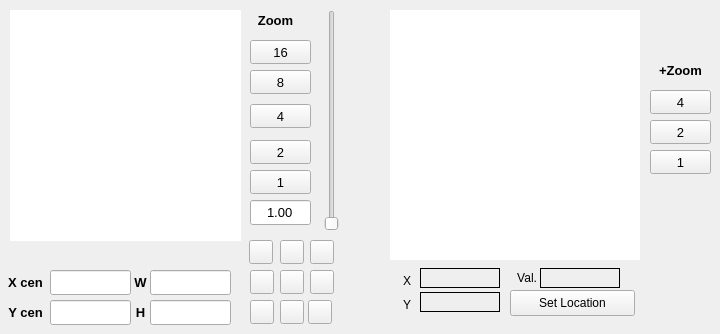
   <widget class="QWidget" name="tabView">
    <attribute name="title">
     <string>View</string>
    </attribute>
    <widget class="QLabel" name="TextPixelVal">
     <property name="geometry">
      <rect>
       <x>540</x>
       <y>268</y>
       <width>80</width>
       <height>20</height>
      </rect>
     </property>
     <property name="palette">
      <palette>
       <active>
        <colorrole role="Button">
         <brush brushstyle="SolidPattern">
          <color alpha="255">
           <red>255</red>
           <green>255</green>
           <blue>255</blue>
          </color>
         </brush>
        </colorrole>
        <colorrole role="Base">
         <brush brushstyle="SolidPattern">
          <color alpha="255">
           <red>255</red>
           <green>255</green>
           <blue>255</blue>
          </color>
         </brush>
        </colorrole>
        <colorrole role="Window">
         <brush brushstyle="SolidPattern">
          <color alpha="255">
           <red>255</red>
           <green>255</green>
           <blue>255</blue>
          </color>
         </brush>
        </colorrole>
       </active>
       <inactive>
        <colorrole role="Button">
         <brush brushstyle="SolidPattern">
          <color alpha="255">
           <red>255</red>
           <green>255</green>
           <blue>255</blue>
          </color>
         </brush>
        </colorrole>
        <colorrole role="Base">
         <brush brushstyle="SolidPattern">
          <color alpha="255">
           <red>255</red>
           <green>255</green>
           <blue>255</blue>
          </color>
         </brush>
        </colorrole>
        <colorrole role="Window">
         <brush brushstyle="SolidPattern">
          <color alpha="255">
           <red>255</red>
           <green>255</green>
           <blue>255</blue>
          </color>
         </brush>
        </colorrole>
       </inactive>
       <disabled>
        <colorrole role="Button">
         <brush brushstyle="SolidPattern">
          <color alpha="255">
           <red>255</red>
           <green>255</green>
           <blue>255</blue>
          </color>
         </brush>
        </colorrole>
        <colorrole role="Base">
         <brush brushstyle="SolidPattern">
          <color alpha="255">
           <red>255</red>
           <green>255</green>
           <blue>255</blue>
          </color>
         </brush>
        </colorrole>
        <colorrole role="Window">
         <brush brushstyle="SolidPattern">
          <color alpha="255">
           <red>255</red>
           <green>255</green>
           <blue>255</blue>
          </color>
         </brush>
        </colorrole>
       </disabled>
      </palette>
     </property>
     <property name="font">
      <font>
       <pointsize>10</pointsize>
       <weight>50</weight>
       <bold>false</bold>
      </font>
     </property>
     <property name="frameShape">
      <enum>QFrame::Box</enum>
     </property>
     <property name="text">
      <string/>
     </property>
     <property name="alignment">
      <set>Qt::AlignCenter</set>
     </property>
     <property name="textInteractionFlags">
      <set>Qt::NoTextInteraction</set>
     </property>
    </widget>
    <widget class="QLabel" name="label_10">
     <property name="geometry">
      <rect>
       <x>0</x>
       <y>300</y>
       <width>51</width>
       <height>25</height>
      </rect>
     </property>
     <property name="font">
      <font>
       <pointsize>10</pointsize>
       <weight>75</weight>
       <bold>true</bold>
      </font>
     </property>
     <property name="text">
      <string>Y cen</string>
     </property>
     <property name="alignment">
      <set>Qt::AlignCenter</set>
     </property>
    </widget>
    <widget class="QPushButton" name="Zoom4">
     <property name="geometry">
      <rect>
       <x>250</x>
       <y>104</y>
       <width>61</width>
       <height>24</height>
      </rect>
     </property>
     <property name="font">
      <font>
       <pointsize>10</pointsize>
       <weight>50</weight>
       <bold>false</bold>
      </font>
     </property>
     <property name="text">
      <string>4</string>
     </property>
    </widget>
    <widget class="QLabel" name="label_4">
     <property name="geometry">
      <rect>
       <x>250</x>
       <y>10</y>
       <width>51</width>
       <height>20</height>
      </rect>
     </property>
     <property name="font">
      <font>
       <pointsize>10</pointsize>
       <weight>75</weight>
       <bold>true</bold>
      </font>
     </property>
     <property name="text">
      <string>Zoom</string>
     </property>
     <property name="alignment">
      <set>Qt::AlignCenter</set>
     </property>
    </widget>
    <widget class="QLineEdit" name="ycenEntry">
     <property name="geometry">
      <rect>
       <x>50</x>
       <y>300</y>
       <width>81</width>
       <height>25</height>
      </rect>
     </property>
     <property name="font">
      <font>
       <pointsize>10</pointsize>
       <weight>50</weight>
       <bold>false</bold>
      </font>
     </property>
     <property name="inputMask">
      <string/>
     </property>
     <property name="text">
      <string/>
     </property>
     <property name="alignment">
      <set>Qt::AlignCenter</set>
     </property>
    </widget>
    <widget class="QLabel" name="TextCoordX">
     <property name="geometry">
      <rect>
       <x>420</x>
       <y>268</y>
       <width>80</width>
       <height>20</height>
      </rect>
     </property>
     <property name="palette">
      <palette>
       <active>
        <colorrole role="Button">
         <brush brushstyle="SolidPattern">
          <color alpha="255">
           <red>255</red>
           <green>255</green>
           <blue>255</blue>
          </color>
         </brush>
        </colorrole>
        <colorrole role="Base">
         <brush brushstyle="SolidPattern">
          <color alpha="255">
           <red>255</red>
           <green>255</green>
           <blue>255</blue>
          </color>
         </brush>
        </colorrole>
        <colorrole role="Window">
         <brush brushstyle="SolidPattern">
          <color alpha="255">
           <red>255</red>
           <green>255</green>
           <blue>255</blue>
          </color>
         </brush>
        </colorrole>
       </active>
       <inactive>
        <colorrole role="Button">
         <brush brushstyle="SolidPattern">
          <color alpha="255">
           <red>255</red>
           <green>255</green>
           <blue>255</blue>
          </color>
         </brush>
        </colorrole>
        <colorrole role="Base">
         <brush brushstyle="SolidPattern">
          <color alpha="255">
           <red>255</red>
           <green>255</green>
           <blue>255</blue>
          </color>
         </brush>
        </colorrole>
        <colorrole role="Window">
         <brush brushstyle="SolidPattern">
          <color alpha="255">
           <red>255</red>
           <green>255</green>
           <blue>255</blue>
          </color>
         </brush>
        </colorrole>
       </inactive>
       <disabled>
        <colorrole role="Button">
         <brush brushstyle="SolidPattern">
          <color alpha="255">
           <red>255</red>
           <green>255</green>
           <blue>255</blue>
          </color>
         </brush>
        </colorrole>
        <colorrole role="Base">
         <brush brushstyle="SolidPattern">
          <color alpha="255">
           <red>255</red>
           <green>255</green>
           <blue>255</blue>
          </color>
         </brush>
        </colorrole>
        <colorrole role="Window">
         <brush brushstyle="SolidPattern">
          <color alpha="255">
           <red>255</red>
           <green>255</green>
           <blue>255</blue>
          </color>
         </brush>
        </colorrole>
       </disabled>
      </palette>
     </property>
     <property name="font">
      <font>
       <pointsize>10</pointsize>
       <weight>50</weight>
       <bold>false</bold>
      </font>
     </property>
     <property name="frameShape">
      <enum>QFrame::Box</enum>
     </property>
     <property name="text">
      <string/>
     </property>
     <property name="alignment">
      <set>Qt::AlignCenter</set>
     </property>
     <property name="textInteractionFlags">
      <set>Qt::NoTextInteraction</set>
     </property>
    </widget>
    <widget class="QLabel" name="label_12">
     <property name="geometry">
      <rect>
       <x>130</x>
       <y>300</y>
       <width>21</width>
       <height>25</height>
      </rect>
     </property>
     <property name="font">
      <font>
       <pointsize>10</pointsize>
       <weight>75</weight>
       <bold>true</bold>
      </font>
     </property>
     <property name="text">
      <string>H</string>
     </property>
     <property name="alignment">
      <set>Qt::AlignCenter</set>
     </property>
    </widget>
    <widget class="QPushButton" name="view_left">
     <property name="geometry">
      <rect>
       <x>250</x>
       <y>270</y>
       <width>24</width>
       <height>24</height>
      </rect>
     </property>
     <property name="text">
      <string/>
     </property>
     <property name="icon">
      <iconset resource="../res/rtimv.qrc">
       <normaloff>:/icons/arrow_left_128.png</normaloff>:/icons/arrow_left_128.png</iconset>
     </property>
     <property name="iconSize">
      <size>
       <width>1624</width>
       <height>24</height>
      </size>
     </property>
    </widget>
    <widget class="QLineEdit" name="widthEntry">
     <property name="geometry">
      <rect>
       <x>150</x>
       <y>270</y>
       <width>81</width>
       <height>25</height>
      </rect>
     </property>
     <property name="font">
      <font>
       <pointsize>10</pointsize>
       <weight>50</weight>
       <bold>false</bold>
      </font>
     </property>
     <property name="inputMask">
      <string/>
     </property>
     <property name="text">
      <string/>
     </property>
     <property name="alignment">
      <set>Qt::AlignCenter</set>
     </property>
    </widget>
    <widget class="QLabel" name="label_11">
     <property name="geometry">
      <rect>
       <x>0</x>
       <y>270</y>
       <width>51</width>
       <height>25</height>
      </rect>
     </property>
     <property name="font">
      <font>
       <pointsize>10</pointsize>
       <weight>75</weight>
       <bold>true</bold>
      </font>
     </property>
     <property name="text">
      <string>X cen</string>
     </property>
     <property name="alignment">
      <set>Qt::AlignCenter</set>
     </property>
    </widget>
    <widget class="QPushButton" name="view_ur">
     <property name="geometry">
      <rect>
       <x>310</x>
       <y>240</y>
       <width>24</width>
       <height>24</height>
      </rect>
     </property>
     <property name="text">
      <string/>
     </property>
     <property name="icon">
      <iconset resource="../res/rtimv.qrc">
       <normaloff>:/icons/arrow_up_right_128.png</normaloff>:/icons/arrow_up_right_128.png</iconset>
     </property>
     <property name="iconSize">
      <size>
       <width>24</width>
       <height>24</height>
      </size>
     </property>
    </widget>
    <widget class="QPushButton" name="view_dr">
     <property name="geometry">
      <rect>
       <x>308</x>
       <y>300</y>
       <width>24</width>
       <height>24</height>
      </rect>
     </property>
     <property name="text">
      <string/>
     </property>
     <property name="icon">
      <iconset resource="../res/rtimv.qrc">
       <normaloff>:/icons/arrow_down_right_128.png</normaloff>:/icons/arrow_down_right_128.png</iconset>
     </property>
     <property name="iconSize">
      <size>
       <width>24</width>
       <height>24</height>
      </size>
     </property>
    </widget>
    <widget class="QLineEdit" name="ZoomEntry">
     <property name="geometry">
      <rect>
       <x>250</x>
       <y>200</y>
       <width>61</width>
       <height>25</height>
      </rect>
     </property>
     <property name="font">
      <font>
       <pointsize>10</pointsize>
       <weight>50</weight>
       <bold>false</bold>
      </font>
     </property>
     <property name="inputMask">
      <string/>
     </property>
     <property name="text">
      <string>1.00</string>
     </property>
     <property name="alignment">
      <set>Qt::AlignCenter</set>
     </property>
    </widget>
    <widget class="QGraphicsView" name="pointerView">
     <property name="geometry">
      <rect>
       <x>390</x>
       <y>10</y>
       <width>250</width>
       <height>250</height>
      </rect>
     </property>
     <property name="frameShape">
      <enum>QFrame::NoFrame</enum>
     </property>
     <property name="frameShadow">
      <enum>QFrame::Plain</enum>
     </property>
     <property name="verticalScrollBarPolicy">
      <enum>Qt::ScrollBarAlwaysOff</enum>
     </property>
     <property name="horizontalScrollBarPolicy">
      <enum>Qt::ScrollBarAlwaysOff</enum>
     </property>
     <property name="backgroundBrush">
      <brush brushstyle="SolidPattern">
       <color alpha="255">
        <red>0</red>
        <green>0</green>
        <blue>0</blue>
       </color>
      </brush>
     </property>
     <property name="cacheMode">
      <set>QGraphicsView::CacheBackground</set>
     </property>
     <property name="viewportUpdateMode">
      <enum>QGraphicsView::SmartViewportUpdate</enum>
     </property>
     <property name="optimizationFlags">
      <set>QGraphicsView::DontAdjustForAntialiasing</set>
     </property>
    </widget>
    <widget class="QPushButton" name="view_center">
     <property name="geometry">
      <rect>
       <x>280</x>
       <y>270</y>
       <width>24</width>
       <height>24</height>
      </rect>
     </property>
     <property name="text">
      <string/>
     </property>
     <property name="icon">
      <iconset resource="../res/rtimv.qrc">
       <normaloff>:/icons/square_128.png</normaloff>:/icons/square_128.png</iconset>
     </property>
     <property name="iconSize">
      <size>
       <width>24</width>
       <height>24</height>
      </size>
     </property>
    </widget>
    <widget class="QLabel" name="TextPixelValLabel">
     <property name="geometry">
      <rect>
       <x>486</x>
       <y>268</y>
       <width>51</width>
       <height>20</height>
      </rect>
     </property>
     <property name="text">
      <string>Val.</string>
     </property>
     <property name="alignment">
      <set>Qt::AlignRight|Qt::AlignTrailing|Qt::AlignVCenter</set>
     </property>
    </widget>
    <widget class="QLineEdit" name="heightEntry">
     <property name="geometry">
      <rect>
       <x>150</x>
       <y>300</y>
       <width>81</width>
       <height>25</height>
      </rect>
     </property>
     <property name="font">
      <font>
       <pointsize>10</pointsize>
       <weight>50</weight>
       <bold>false</bold>
      </font>
     </property>
     <property name="inputMask">
      <string/>
     </property>
     <property name="text">
      <string/>
     </property>
     <property name="alignment">
      <set>Qt::AlignCenter</set>
     </property>
    </widget>
    <widget class="QPushButton" name="Zoom8">
     <property name="geometry">
      <rect>
       <x>250</x>
       <y>70</y>
       <width>61</width>
       <height>24</height>
      </rect>
     </property>
     <property name="font">
      <font>
       <pointsize>10</pointsize>
       <weight>50</weight>
       <bold>false</bold>
      </font>
     </property>
     <property name="text">
      <string>8</string>
     </property>
    </widget>
    <widget class="QPushButton" name="view_right">
     <property name="geometry">
      <rect>
       <x>310</x>
       <y>270</y>
       <width>24</width>
       <height>24</height>
      </rect>
     </property>
     <property name="text">
      <string/>
     </property>
     <property name="icon">
      <iconset resource="../res/rtimv.qrc">
       <normaloff>:/icons/arrow_right_128.png</normaloff>:/icons/arrow_right_128.png</iconset>
     </property>
     <property name="iconSize">
      <size>
       <width>24</width>
       <height>24</height>
      </size>
     </property>
     <property name="checkable">
      <bool>false</bool>
     </property>
     <property name="flat">
      <bool>false</bool>
     </property>
    </widget>
    <widget class="QPushButton" name="view_down">
     <property name="geometry">
      <rect>
       <x>280</x>
       <y>300</y>
       <width>24</width>
       <height>24</height>
      </rect>
     </property>
     <property name="text">
      <string/>
     </property>
     <property name="icon">
      <iconset resource="../res/rtimv.qrc">
       <normaloff>:/icons/arrow_down_128.png</normaloff>:/icons/arrow_down_128.png</iconset>
     </property>
     <property name="iconSize">
      <size>
       <width>24</width>
       <height>24</height>
      </size>
     </property>
    </widget>
    <widget class="QLabel" name="TextCoordY">
     <property name="geometry">
      <rect>
       <x>420</x>
       <y>292</y>
       <width>80</width>
       <height>20</height>
      </rect>
     </property>
     <property name="palette">
      <palette>
       <active>
        <colorrole role="Button">
         <brush brushstyle="SolidPattern">
          <color alpha="255">
           <red>255</red>
           <green>255</green>
           <blue>255</blue>
          </color>
         </brush>
        </colorrole>
        <colorrole role="Base">
         <brush brushstyle="SolidPattern">
          <color alpha="255">
           <red>255</red>
           <green>255</green>
           <blue>255</blue>
          </color>
         </brush>
        </colorrole>
        <colorrole role="Window">
         <brush brushstyle="SolidPattern">
          <color alpha="255">
           <red>255</red>
           <green>255</green>
           <blue>255</blue>
          </color>
         </brush>
        </colorrole>
       </active>
       <inactive>
        <colorrole role="Button">
         <brush brushstyle="SolidPattern">
          <color alpha="255">
           <red>255</red>
           <green>255</green>
           <blue>255</blue>
          </color>
         </brush>
        </colorrole>
        <colorrole role="Base">
         <brush brushstyle="SolidPattern">
          <color alpha="255">
           <red>255</red>
           <green>255</green>
           <blue>255</blue>
          </color>
         </brush>
        </colorrole>
        <colorrole role="Window">
         <brush brushstyle="SolidPattern">
          <color alpha="255">
           <red>255</red>
           <green>255</green>
           <blue>255</blue>
          </color>
         </brush>
        </colorrole>
       </inactive>
       <disabled>
        <colorrole role="Button">
         <brush brushstyle="SolidPattern">
          <color alpha="255">
           <red>255</red>
           <green>255</green>
           <blue>255</blue>
          </color>
         </brush>
        </colorrole>
        <colorrole role="Base">
         <brush brushstyle="SolidPattern">
          <color alpha="255">
           <red>255</red>
           <green>255</green>
           <blue>255</blue>
          </color>
         </brush>
        </colorrole>
        <colorrole role="Window">
         <brush brushstyle="SolidPattern">
          <color alpha="255">
           <red>255</red>
           <green>255</green>
           <blue>255</blue>
          </color>
         </brush>
        </colorrole>
       </disabled>
      </palette>
     </property>
     <property name="font">
      <font>
       <pointsize>10</pointsize>
       <weight>50</weight>
       <bold>false</bold>
      </font>
     </property>
     <property name="frameShape">
      <enum>QFrame::Box</enum>
     </property>
     <property name="text">
      <string/>
     </property>
     <property name="alignment">
      <set>Qt::AlignCenter</set>
     </property>
     <property name="textInteractionFlags">
      <set>Qt::NoTextInteraction</set>
     </property>
    </widget>
    <widget class="QPushButton" name="Zoom2">
     <property name="geometry">
      <rect>
       <x>250</x>
       <y>140</y>
       <width>61</width>
       <height>24</height>
      </rect>
     </property>
     <property name="font">
      <font>
       <pointsize>10</pointsize>
       <weight>50</weight>
       <bold>false</bold>
      </font>
     </property>
     <property name="text">
      <string>2</string>
     </property>
    </widget>
    <widget class="QPushButton" name="view_ul">
     <property name="geometry">
      <rect>
       <x>249</x>
       <y>240</y>
       <width>24</width>
       <height>24</height>
      </rect>
     </property>
     <property name="text">
      <string/>
     </property>
     <property name="icon">
      <iconset resource="../res/rtimv.qrc">
       <normaloff>:/icons/arrow_up_left_128.png</normaloff>:/icons/arrow_up_left_128.png</iconset>
     </property>
     <property name="iconSize">
      <size>
       <width>24</width>
       <height>24</height>
      </size>
     </property>
    </widget>
    <widget class="QSlider" name="ZoomSlider">
     <property name="geometry">
      <rect>
       <x>320</x>
       <y>10</y>
       <width>23</width>
       <height>221</height>
      </rect>
     </property>
     <property name="font">
      <font>
       <pointsize>10</pointsize>
       <weight>50</weight>
       <bold>false</bold>
      </font>
     </property>
     <property name="maximum">
      <number>280</number>
     </property>
     <property name="pageStep">
      <number>1</number>
     </property>
     <property name="orientation">
      <enum>Qt::Vertical</enum>
     </property>
     <property name="tickPosition">
      <enum>QSlider::NoTicks</enum>
     </property>
     <property name="tickInterval">
      <number>40</number>
     </property>
    </widget>
    <widget class="QLabel" name="label_9">
     <property name="geometry">
      <rect>
       <x>130</x>
       <y>270</y>
       <width>21</width>
       <height>25</height>
      </rect>
     </property>
     <property name="font">
      <font>
       <pointsize>10</pointsize>
       <weight>75</weight>
       <bold>true</bold>
      </font>
     </property>
     <property name="text">
      <string>W</string>
     </property>
     <property name="alignment">
      <set>Qt::AlignCenter</set>
     </property>
    </widget>
    <widget class="QLabel" name="TextCoordXLabel">
     <property name="geometry">
      <rect>
       <x>380</x>
       <y>271</y>
       <width>31</width>
       <height>20</height>
      </rect>
     </property>
     <property name="text">
      <string>X</string>
     </property>
     <property name="alignment">
      <set>Qt::AlignRight|Qt::AlignTrailing|Qt::AlignVCenter</set>
     </property>
    </widget>
    <widget class="QPushButton" name="Zoom16">
     <property name="geometry">
      <rect>
       <x>250</x>
       <y>40</y>
       <width>61</width>
       <height>24</height>
      </rect>
     </property>
     <property name="font">
      <font>
       <pointsize>10</pointsize>
       <weight>50</weight>
       <bold>false</bold>
      </font>
     </property>
     <property name="text">
      <string>16</string>
     </property>
    </widget>
    <widget class="QLabel" name="TextCoordYLabel">
     <property name="geometry">
      <rect>
       <x>380</x>
       <y>295</y>
       <width>31</width>
       <height>20</height>
      </rect>
     </property>
     <property name="text">
      <string>Y</string>
     </property>
     <property name="alignment">
      <set>Qt::AlignRight|Qt::AlignTrailing|Qt::AlignVCenter</set>
     </property>
    </widget>
    <widget class="QPushButton" name="view_dl">
     <property name="geometry">
      <rect>
       <x>250</x>
       <y>300</y>
       <width>24</width>
       <height>24</height>
      </rect>
     </property>
     <property name="text">
      <string/>
     </property>
     <property name="icon">
      <iconset resource="../res/rtimv.qrc">
       <normaloff>:/icons/arrow_down_left_128.png</normaloff>:/icons/arrow_down_left_128.png</iconset>
     </property>
     <property name="iconSize">
      <size>
       <width>24</width>
       <height>24</height>
      </size>
     </property>
    </widget>
    <widget class="QLineEdit" name="xcenEntry">
     <property name="geometry">
      <rect>
       <x>50</x>
       <y>270</y>
       <width>81</width>
       <height>25</height>
      </rect>
     </property>
     <property name="font">
      <font>
       <pointsize>10</pointsize>
       <weight>50</weight>
       <bold>false</bold>
      </font>
     </property>
     <property name="inputMask">
      <string/>
     </property>
     <property name="text">
      <string/>
     </property>
     <property name="alignment">
      <set>Qt::AlignCenter</set>
     </property>
    </widget>
    <widget class="QPushButton" name="Zoom1">
     <property name="geometry">
      <rect>
       <x>250</x>
       <y>170</y>
       <width>61</width>
       <height>24</height>
      </rect>
     </property>
     <property name="font">
      <font>
       <pointsize>10</pointsize>
       <weight>50</weight>
       <bold>false</bold>
      </font>
     </property>
     <property name="text">
      <string>1</string>
     </property>
    </widget>
    <widget class="QPushButton" name="view_up">
     <property name="geometry">
      <rect>
       <x>280</x>
       <y>240</y>
       <width>24</width>
       <height>24</height>
      </rect>
     </property>
     <property name="text">
      <string/>
     </property>
     <property name="icon">
      <iconset resource="../res/rtimv.qrc">
       <normaloff>:/icons/arrow_up_128.png</normaloff>:/icons/arrow_up_128.png</iconset>
     </property>
     <property name="iconSize">
      <size>
       <width>24</width>
       <height>24</height>
      </size>
     </property>
    </widget>
    <widget class="QGraphicsView" name="viewView">
     <property name="geometry">
      <rect>
       <x>10</x>
       <y>10</y>
       <width>231</width>
       <height>231</height>
      </rect>
     </property>
     <property name="sizePolicy">
      <sizepolicy hsizetype="Fixed" vsizetype="Fixed">
       <horstretch>0</horstretch>
       <verstretch>0</verstretch>
      </sizepolicy>
     </property>
     <property name="acceptDrops">
      <bool>false</bool>
     </property>
     <property name="frameShape">
      <enum>QFrame::NoFrame</enum>
     </property>
     <property name="frameShadow">
      <enum>QFrame::Plain</enum>
     </property>
     <property name="verticalScrollBarPolicy">
      <enum>Qt::ScrollBarAlwaysOff</enum>
     </property>
     <property name="horizontalScrollBarPolicy">
      <enum>Qt::ScrollBarAlwaysOff</enum>
     </property>
     <property name="backgroundBrush">
      <brush brushstyle="SolidPattern">
       <color alpha="255">
        <red>0</red>
        <green>0</green>
        <blue>0</blue>
       </color>
      </brush>
     </property>
     <property name="optimizationFlags">
      <set>QGraphicsView::DontAdjustForAntialiasing</set>
     </property>
    </widget>
    <widget class="QPushButton" name="pointerSetLocButton">
     <property name="geometry">
      <rect>
       <x>510</x>
       <y>290</y>
       <width>125</width>
       <height>26</height>
      </rect>
     </property>
     <property name="text">
      <string>Set Location</string>
     </property>
    </widget>
    <widget class="QPushButton" name="overZoom4">
     <property name="geometry">
      <rect>
       <x>650</x>
       <y>90</y>
       <width>61</width>
       <height>24</height>
      </rect>
     </property>
     <property name="font">
      <font>
       <pointsize>10</pointsize>
       <weight>50</weight>
       <bold>false</bold>
      </font>
     </property>
     <property name="text">
      <string>4</string>
     </property>
    </widget>
    <widget class="QPushButton" name="overZoom2">
     <property name="geometry">
      <rect>
       <x>650</x>
       <y>120</y>
       <width>61</width>
       <height>24</height>
      </rect>
     </property>
     <property name="font">
      <font>
       <pointsize>10</pointsize>
       <weight>50</weight>
       <bold>false</bold>
      </font>
     </property>
     <property name="text">
      <string>2</string>
     </property>
    </widget>
    <widget class="QPushButton" name="overZoom1">
     <property name="geometry">
      <rect>
       <x>650</x>
       <y>150</y>
       <width>61</width>
       <height>24</height>
      </rect>
     </property>
     <property name="font">
      <font>
       <pointsize>10</pointsize>
       <weight>50</weight>
       <bold>false</bold>
      </font>
     </property>
     <property name="text">
      <string>1</string>
     </property>
    </widget>
    <widget class="QLabel" name="label_5">
     <property name="geometry">
      <rect>
       <x>650</x>
       <y>60</y>
       <width>61</width>
       <height>20</height>
      </rect>
     </property>
     <property name="font">
      <font>
       <pointsize>10</pointsize>
       <weight>75</weight>
       <bold>true</bold>
      </font>
     </property>
     <property name="text">
      <string>+Zoom</string>
     </property>
     <property name="alignment">
      <set>Qt::AlignCenter</set>
     </property>
    </widget>
   </widget>
